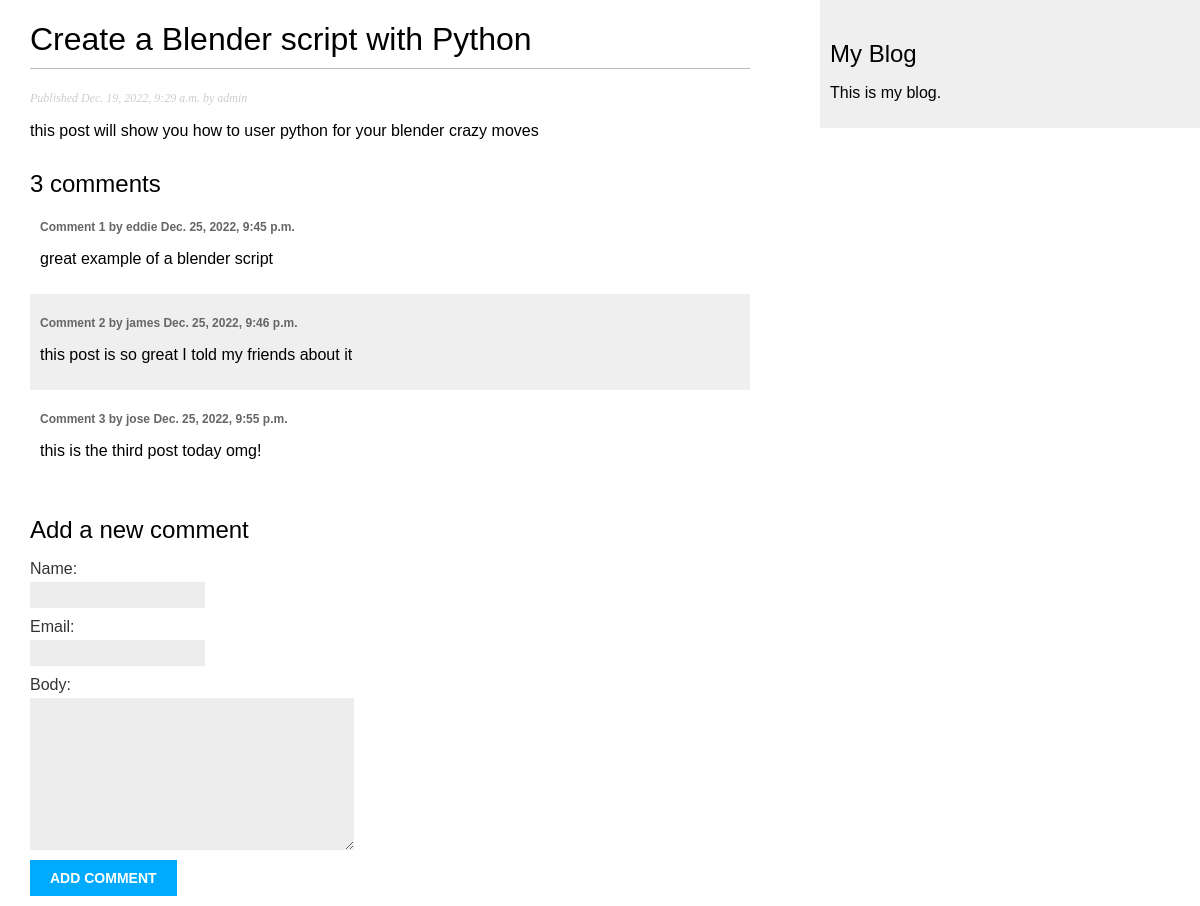
The app's page /blog/2022/12/19/blender-script-python/ with its own data.
### blog/models.py (models this page shows, shortened)
class Post(models.Model):
    STATUS_CHOICES = (
        ('draft', 'Draft'),
        ('published', 'Published'),
    )
    title = models.CharField(max_length=250)
    slug = models.SlugField(max_length=250, unique_for_date='publish')
    author = models.ForeignKey(
        User, on_delete=models.CASCADE, related_name='blog_posts')
    body = models.TextField()
    publish = models.DateTimeField(default=timezone.now)
    created = models.DateTimeField(auto_now_add=True)
    updated = models.DateTimeField(auto_now=True)
    status = models.CharField(
        max_length=10, choices=STATUS_CHOICES, default='draft')
    objects = models.Manager()  # The default manager.
    published = PublishedManager()  # Our custom manager.
    tags = TaggableManager()  # page58
    class Meta:
        ordering = ('-publish',)

class Comment(models.Model):
    post = models.ForeignKey(
        Post, on_delete=models.CASCADE, related_name='comments')
    name = models.CharField(max_length=80)
    email = models.EmailField()
    body = models.TextField()
    created = models.DateTimeField(auto_now_add=True)
    updated = models.DateTimeField(auto_now=True)
    active = models.BooleanField(default=True)  # deactivate comments
    class Meta:
        ordering = ('created',)

### blog/views.py (the view)
def post_detail(request, year, month, day, post):
    post = get_object_or_404(Post, slug=post,
                             status='published', publish__year=year, publish__month=month, publish__day=day)
    comments = post.comments.filter(active=True)
    new_comment = None
    if request.method == 'POST':
        comment_form = CommentForm(data=request.POST)
        if comment_form.is_valid():
            new_comment = comment_form.save(commit=False)
            new_comment.post = post
            new_comment.save()
    else:
        comment_form = CommentForm()
    return render(request, 'blog/post/detail.html', {'post': post, 'comments': comments,
                                                     'new_comment': new_comment,
                                                     'comment_form': comment_form})

### blog/forms.py
class CommentForm(forms.ModelForm): #page52
    class Meta:
        model = Comment
        fields = ('name', 'email', 'body')

### blog/templates/blog/post/detail.html (shortened to what this page needs)
{% extends 'blog/base.html' %}
{% block content%}
<h1>{{ post.title }}</h1>
<p class="date">
    Published {{ post.publish }} by {{ post.author }}
</p>
{{ post.body|linebreaks}}
{% with comments.count as total_comments %}
<h2>
    {{ total_comments }} comment{{ total_comments|pluralize }}
</h2>
{% endwith %}
{% for comment in comments %}
    <div class="comment">
        <p class='info'>
            Comment {{ forloop.counter }} by {{ comment.name }}
            {{ comment.created }}
        </p>
        {{ comment.body|linebreaks }}
    </div>
    {% empty %}
    <p>There are no comments yet.</p>
{% endfor %}
{% if new_comment %}
<h2>Your comment has been added.</h2>
{% else %}
<h2>Add a new comment</h2>
<form method='post'>
    {{ comment_form.as_p }}
    <p><input type='submit' value='Add comment'></p>
</form>
{% endif %}
{% endblock%}

### blog/static/css/blog.css (style rules this page uses)
body { margin:0; padding:0; font-family:helvetica, sans-serif; }
h1 { font-weight:normal; border-bottom:1px solid #bbb; padding:0 0 10px 0; }
h2 { font-weight:normal; margin:30px 0 0; }
p.date { color:#ccc; font-family: georgia, serif; font-size: 12px; font-style: italic; }
label { float:left; clear:both; color:#333; margin-bottom:4px; }
input, textarea { clear:both; float:left; margin:0 0 10px; background:#ededed; border:0; padding:6px 10px; font-size:12px; }
input[type=submit] { font-weight:bold; background:#00abff; color:#fff; padding:10px 20px; font-size:14px; text-transform:uppercase; }
.comment { padding:10px; }
.comment:nth-child(even) { background:#efefef; }
.comment .info { font-weight:bold; font-size:12px; color:#666; }

### records on screen
Post: title "Create a Blender script with Python", publish "Dec. 19, 2022, 9:29 a.m.", author "admin", body "this post will show you how to user python for your blender crazy moves"
Comment: name "eddie", created "Dec. 25, 2022, 9:45 p.m.", body "great example of a blender script"
Comment: name "james", created "Dec. 25, 2022, 9:46 p.m.", body "this post is so great I told my friends about it"
Comment: name "jose", created "Dec. 25, 2022, 9:55 p.m.", body "this is the third post today omg!"

### other values on screen
{{ total_comments }} "3"
